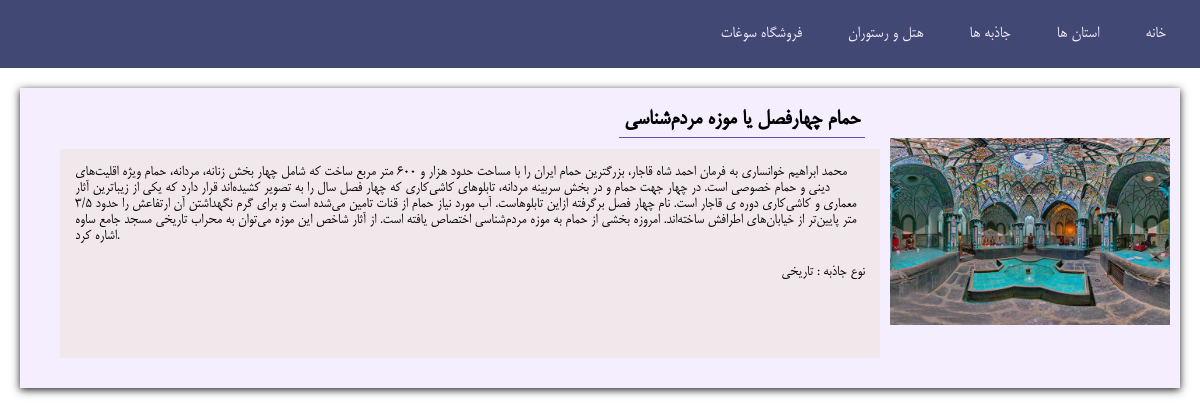
The app's page /attractions with its own data.
### irantourism/models.py (models this page shows, shortened)
class TouristAttraction(models.Model):
    name = models.CharField(max_length=100)
    description = models.TextField()
    image = models.ImageField()
    adress = models.CharField(max_length=250, null=False)
    type_of_attraction = models.ForeignKey(
        TypeOfAttraction, on_delete=models.CASCADE)
    city = models.ForeignKey(City, on_delete=models.CASCADE)

class TypeOfAttraction(models.Model):
    name = models.CharField(max_length=100)
    def __str__(self) -> str:
        return self.name

### irantourism/views.py (the view)
# urls.py: path('attractions', views.show_tourist_attractions),
def show_tourist_attractions(request):
    attractions = TouristAttraction.objects.all()
    return render(request, 'irantourism/attractions.html', {
        'attractions': attractions,
        'title': 'attractions'
    })

### irantourism/templates/irantourism/attractions.html (shortened to what this page needs)
{% extends "base.html" %}
{% load static %}
{% block css_files %}
    <link rel='stylesheet' href="{% static 'irantourism/detail.css'%}">
{% endblock css_files %}
{% block page_body %}
    <div>
        {% include "irantourism/includes/header.html" with st=states %}
    </div>
    <div>
        {% for item in attractions %}
        <div class="list-item">
            <div class="item-pic">
                <img src="{{item.image.url}}"></img>
            </div>
            <div class="item-title">
                <h2>{{item.name}}</h2>
            </div>
            <div class="item-detail">
                <p>{{ item.description }}</p>
                <p> نوع جاذبه : {{ item.type_of_attraction }} </p>
            </div>
        </div>
        {% endfor %}
    </div>
{% endblock page_body %}

### irantourism/static/irantourism/detail.css (style rules this page uses)
.list-item { display: grid; height: 300px; grid-template-areas: 'title title title pic' 'detail detail detail pic' 'detail detail detail pic'; background-color: #F4EEFF; margin: 20px; box-shadow: 0 2px 8px #1f2020; }
.item-pic > img { width: 300px; padding: 10px; float: right; margin-top: 40px; }
.item-pic { grid-area: pic; }
.item-title { grid-area: title; height: 20px; padding: 5px; margin: 5px; }
.item-title > h2 { float: right; padding: 5px; margin: 5px; border-bottom: 1px solid #6b4da3; }
.item-detail { background-color: rgba(233, 223, 203, 0.4); padding: 5px; margin-left: 40px; margin-bottom: 30px; grid-area: detail; }
.item-detail > p { float: right; padding: 5px; margin: 5px; }

### irantourism/static/irantourism/header.css (style rules this page uses)
* { margin: 0; padding: 0; box-sizing: border-box; }
body { font-family: "Mitra"; }

### records on screen
TouristAttraction: image (picture), name "حمام چهارفصل یا موزه مردم‌شناسی", description "محمد ابراهیم خوانساری به فرمان احمد شاه قاجار، بزرگترین حمام ایران را با مساحت حدود هزار و ۶۰۰ متر مربع ساخت که شامل چهار بخش زنانه، مردانه، حمام ویژه اقلیت‌های دینی و حمام خصوصی است. در چهار جهت حمام و در بخش سربینه مردانه، تابلوهای کاشی‌کاری که چهار فصل سال را به تصویر کشیده‌اند قرار دارد که یکی از زیباترین آثار معماری و کاشی‌کاری دوره ی قاجار است. نام چهار فصل برگرفته ازاین تابلوهاست. آب مورد نیاز حمام از قنات تامین می‌شده است و برای گرم نگهداشتن آن ارتفاعش را حدود ۳/۵ متر پایین‌تر از خیابان‌های اطرافش ساخته‌اند. امروزه بخشی از حمام به موزه مردم‌شناسی اختصاص یافته است. از آثار شاخص این موزه می‌توان به محراب تاریخی مسجد جامع ساوه اشاره کرد.", type_of_attraction "تاریخی"
